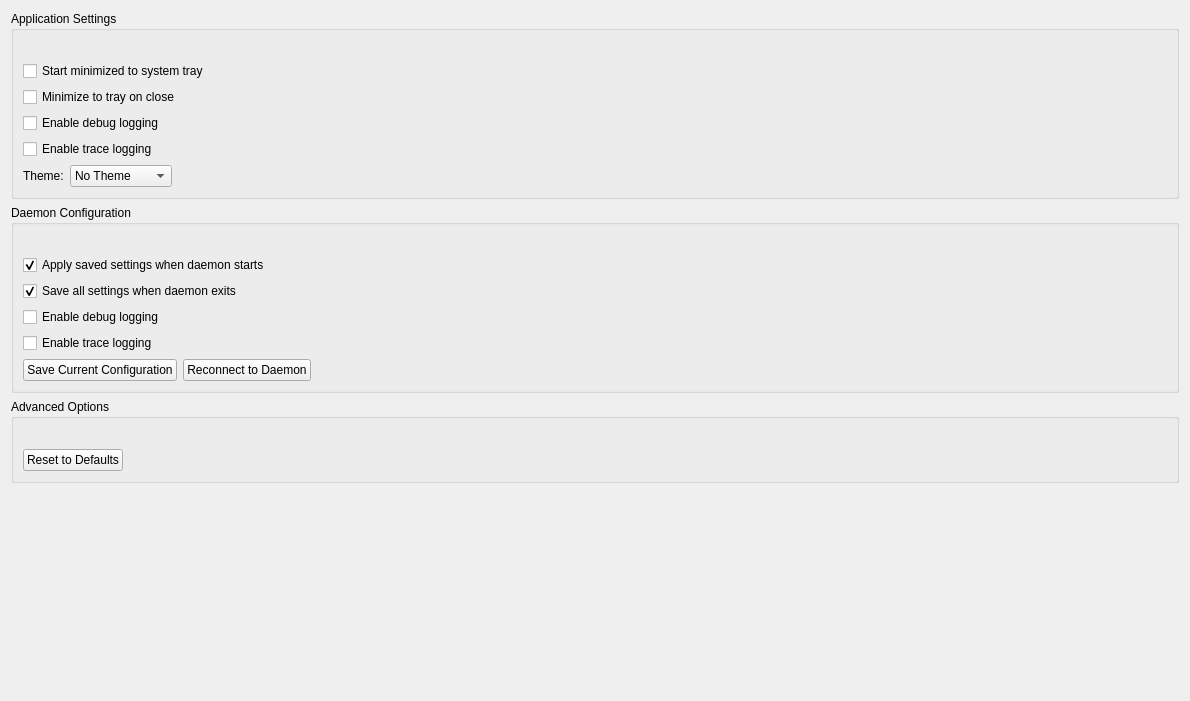
<?xml version="1.0" encoding="UTF-8"?>
<ui version="4.0">
 <class>ToolBarSettingsWidget</class>
 <widget class="QWidget" name="ToolBarSettingsWidget">
  <property name="geometry">
   <rect>
    <x>0</x>
    <y>0</y>
    <width>1190</width>
    <height>701</height>
   </rect>
  </property>
  <property name="windowTitle">
   <string>Settings</string>
  </property>
  <property name="styleSheet">
   <string notr="true"/>
  </property>
  <layout class="QVBoxLayout" name="verticalLayout_Main">
   <item>
    <layout class="QVBoxLayout" name="verticalLayout_Content">
     <item>
      <widget class="QGroupBox" name="groupBox_Application">
       <property name="title">
        <string>Application Settings</string>
       </property>
       <layout class="QVBoxLayout" name="verticalLayout_Application">
        <property name="topMargin">
         <number>30</number>
        </property>
        <item>
         <widget class="QCheckBox" name="checkBox_StartMinimized">
          <property name="text">
           <string>Start minimized to system tray</string>
          </property>
         </widget>
        </item>
        <item>
         <widget class="QCheckBox" name="checkBox_MinimizeToTray">
          <property name="text">
           <string>Minimize to tray on close</string>
          </property>
         </widget>
        </item>
        <item>
         <widget class="QCheckBox" name="checkBox_AppDebugLogging">
          <property name="text">
           <string>Enable debug logging</string>
          </property>
         </widget>
        </item>
        <item>
         <widget class="QCheckBox" name="checkBox_AppTraceLogging">
          <property name="text">
           <string>Enable trace logging</string>
          </property>
         </widget>
        </item>
        <item>
         <layout class="QHBoxLayout" name="horizontalLayout_Theme">
          <item>
           <widget class="QLabel" name="label_Theme">
            <property name="text">
             <string>Theme:</string>
            </property>
           </widget>
          </item>
          <item>
           <widget class="QComboBox" name="comboBox_StylesheetTheme">
            <item>
             <property name="text">
              <string>No Theme</string>
             </property>
            </item>
            <item>
             <property name="text">
              <string>White Theme</string>
             </property>
            </item>
            <item>
             <property name="text">
              <string>Gray Theme</string>
             </property>
            </item>
            <item>
             <property name="text">
              <string>Dark Theme</string>
             </property>
            </item>
           </widget>
          </item>
          <item>
           <spacer name="horizontalSpacer_Theme">
            <property name="orientation">
             <enum>Qt::Orientation::Horizontal</enum>
            </property>
            <property name="sizeHint" stdset="0">
             <size>
              <width>40</width>
              <height>20</height>
             </size>
            </property>
           </spacer>
          </item>
         </layout>
        </item>
       </layout>
      </widget>
     </item>
     <item>
      <widget class="QGroupBox" name="groupBox_Daemon">
       <property name="title">
        <string>Daemon Configuration</string>
       </property>
       <layout class="QVBoxLayout" name="verticalLayout_Daemon">
        <property name="topMargin">
         <number>30</number>
        </property>
        <item>
         <widget class="QCheckBox" name="checkBox_ApplySavedSettingsOnStart">
          <property name="text">
           <string>Apply saved settings when daemon starts</string>
          </property>
          <property name="checked">
           <bool>true</bool>
          </property>
         </widget>
        </item>
        <item>
         <widget class="QCheckBox" name="checkBox_SaveSettingsOnDaemonExit">
          <property name="text">
           <string>Save all settings when daemon exits</string>
          </property>
          <property name="checked">
           <bool>true</bool>
          </property>
         </widget>
        </item>
        <item>
         <widget class="QCheckBox" name="checkBox_DebugLogging">
          <property name="text">
           <string>Enable debug logging</string>
          </property>
         </widget>
        </item>
        <item>
         <widget class="QCheckBox" name="checkBox_TraceLogging">
          <property name="text">
           <string>Enable trace logging</string>
          </property>
         </widget>
        </item>
        <item>
         <layout class="QHBoxLayout" name="horizontalLayout_Daemon">
          <item>
           <widget class="QPushButton" name="pushButton_SaveCurrentConfiguration">
            <property name="text">
             <string>Save Current Configuration</string>
            </property>
           </widget>
          </item>
          <item>
           <widget class="QPushButton" name="pushButton_ReconnectDaemon">
            <property name="text">
             <string>Reconnect to Daemon</string>
            </property>
           </widget>
          </item>
          <item>
           <spacer name="horizontalSpacer_Daemon">
            <property name="orientation">
             <enum>Qt::Orientation::Horizontal</enum>
            </property>
            <property name="sizeHint" stdset="0">
             <size>
              <width>40</width>
              <height>20</height>
             </size>
            </property>
           </spacer>
          </item>
         </layout>
        </item>
       </layout>
      </widget>
     </item>
     <item>
      <widget class="QGroupBox" name="groupBox_Advanced">
       <property name="title">
        <string>Advanced Options</string>
       </property>
       <layout class="QVBoxLayout" name="verticalLayout_Advanced">
        <property name="topMargin">
         <number>30</number>
        </property>
        <item>
         <layout class="QHBoxLayout" name="horizontalLayout_Advanced">
          <item>
           <widget class="QPushButton" name="pushButton_ResetDefaults">
            <property name="text">
             <string>Reset to Defaults</string>
            </property>
           </widget>
          </item>
          <item>
           <spacer name="horizontalSpacer">
            <property name="orientation">
             <enum>Qt::Orientation::Horizontal</enum>
            </property>
            <property name="sizeHint" stdset="0">
             <size>
              <width>40</width>
              <height>20</height>
             </size>
            </property>
           </spacer>
          </item>
         </layout>
        </item>
       </layout>
      </widget>
     </item>
     <item>
      <spacer name="verticalSpacer">
       <property name="orientation">
        <enum>Qt::Orientation::Vertical</enum>
       </property>
       <property name="sizeHint" stdset="0">
        <size>
         <width>20</width>
         <height>40</height>
        </size>
       </property>
      </spacer>
     </item>
    </layout>
   </item>
  </layout>
 </widget>
 <resources/>
 <connections/>
</ui>
